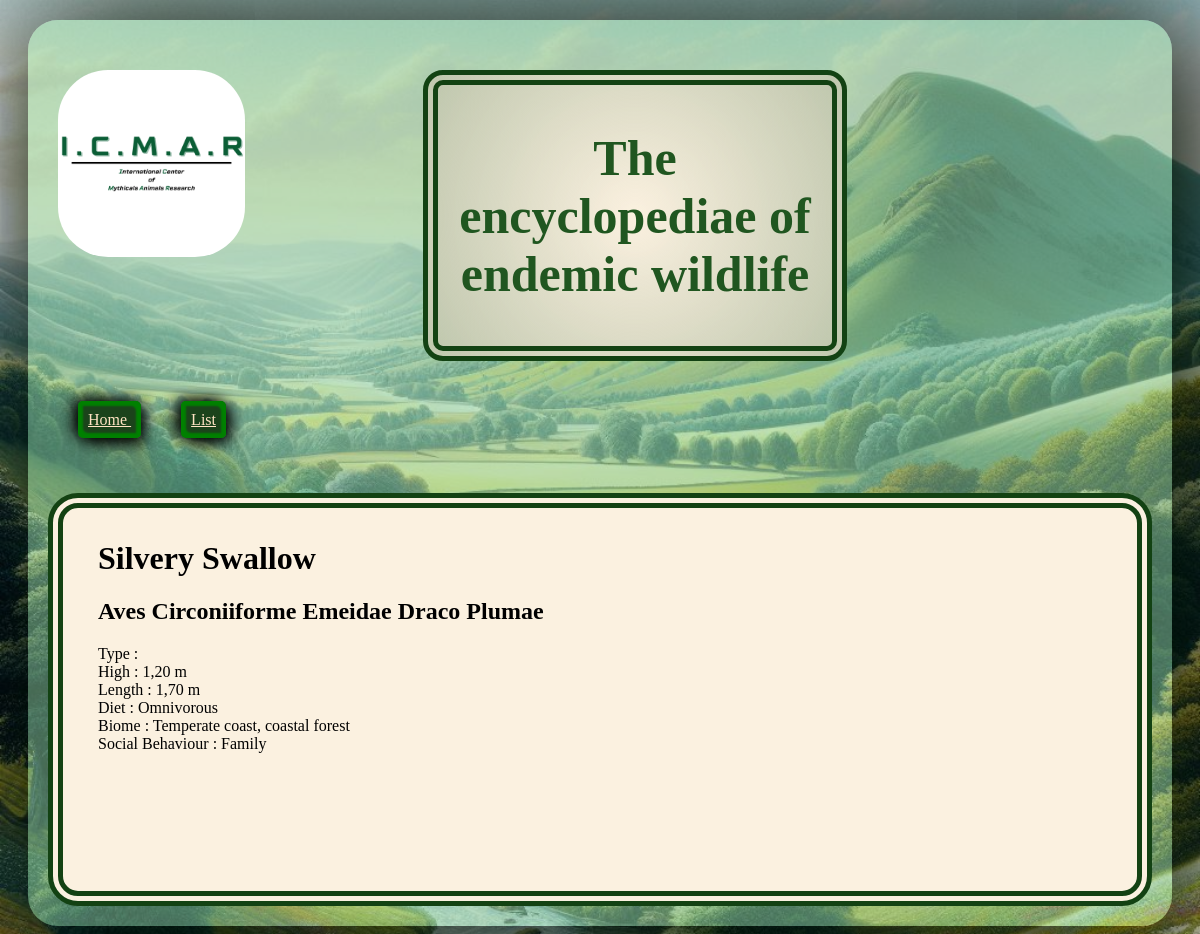
Page /mons/list/details/2 on the committed database.
### MonstersDataBase/models.py (models this page shows, shortened)
class monsters(models.Model):
    Species = {
        "Mammal": "Mammal",
        "Bird": "Bird",
        "Reptilia": "Reptilia",
        "Fish": "Fish",
        "Arthropoda": "Arthropoda",
    }
    monsName = models.CharField(max_length=200)
    monsScientificName = models.CharField(max_length=200)
    Type = models.CharField(max_length=20, choices=Species)
    monsHigh = models.CharField(max_length=200)
    monsLength = models.CharField(max_length=200)
    monsDiet = models.CharField(max_length=200)
    monsBiome = models.CharField(max_length=200)
    monsSocialBehaviour = models.CharField(max_length=200)

### MonstersDataBase/views.py (the view)
# urls.py: path('list/details/<int:id>', views.details),
def details(request, id):
    detailMons = monsters.objects.get(id=id)
    template = loader.get_template('details.html')
    context = {
        'detailMons': detailMons,
    }
    return HttpResponse(template.render(context, request))

### MonstersDataBase/templates/details.html
{% extends "master_Page.html" %}
{% block content %}
        <h1>{{ detailMons.monsName }}</h1>
        <h2>{{ detailMons.monsScientificName }}</h2>
        <p>
            Type : {{detailMons.monsType}}<br>
            High : {{detailMons.monsHigh}}<br>
            Length : {{detailMons.monsLength}}<br>
            Diet : {{detailMons.monsDiet}}<br>
            Biome : {{detailMons.monsBiome}}<br>
            Social Behaviour : {{detailMons.monsSocialBehaviour}}
        </p>
{% endblock %}

### MonstersDataBase/static/front.css (style rules this page uses)
.home { background-image: url("landscape.jpg"); background-repeat: no-repeat; background-size: cover; gap: 10px 10px; }

### rows in the picture
monsters: monsName "Silvery Swallow", monsScientificName "Aves Circoniiforme Emeidae Draco Plumae", monsHigh "1,20 m", monsLength "1,70 m", monsDiet "Omnivorous", monsBiome "Temperate coast, coastal forest", monsSocialBehaviour "Family"
